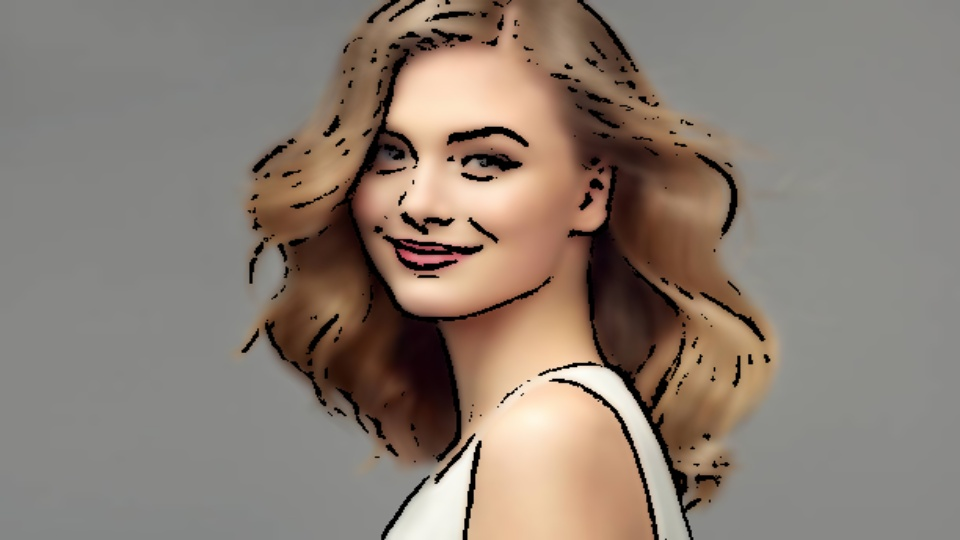
#> input picture Python/Projects/ImageCartoonifier/cartoonified_Image.jpg, 960 x 540 px
$ python -i cartoon.py   (imports and definitions only)
#> lines starting #> are read from the running program, lines starting #| are printed output that depends on the picture; after the words box and inside, x2 and y2 are one past the last pixel; in counts of white or black regions, pixels touching at a corner belong together
import cv2
import numpy as np
import easygui
import tkinter as tk
from tkinter import *


# [4 lines not run here, left out]
# [1 line that did not run here, left out]


def upload():
    ImagePath = easygui.fileopenbox()
    cartoonify(ImagePath)


def cartoonify(ImagePath):
    # Reading the Image
#> called with ImagePath = 'cartoonified_Image.jpg'
    image = cv2.imread(ImagePath)
#> image is the input picture: shape (540, 960, 3); mean B, G, R 115.3, 125.8, 138.9
    # Finding the Edges of Image
    gray = cv2.cvtColor(image, cv2.COLOR_BGR2GRAY)
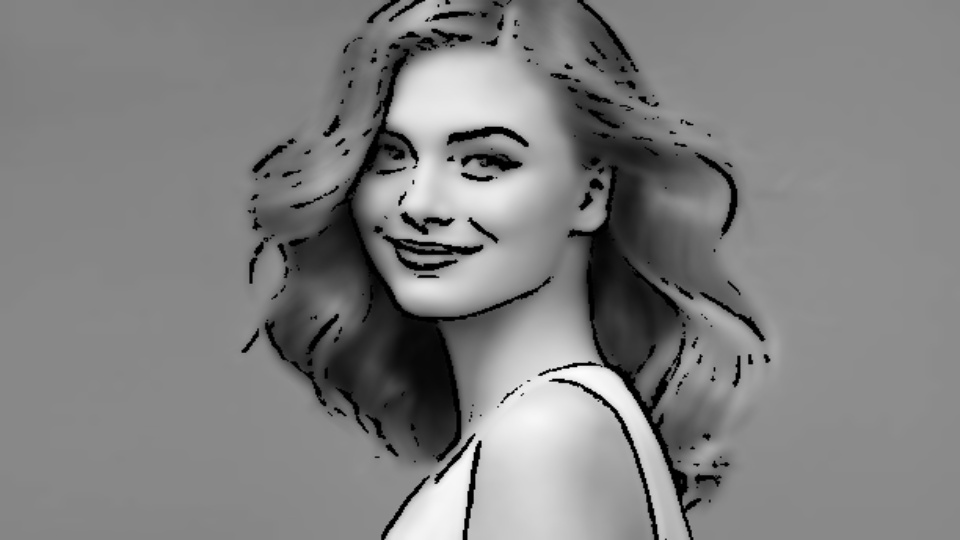
#> gray: shape (540, 960); min 0, max 253, mean 128.6
    gray = cv2.medianBlur(gray, 7)
    edges = cv2.adaptiveThreshold(gray, 255, cv2.ADAPTIVE_THRESH_MEAN_C, cv2.THRESH_BINARY, 9, 10)
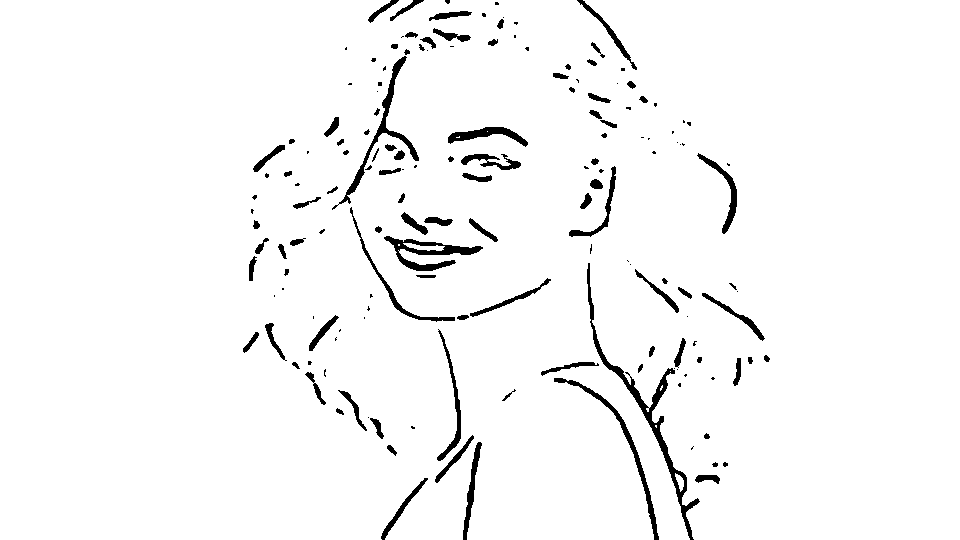
#> edges: shape (540, 960); 96.7% white; 162 black regions (67 under 20 px), largest, box (x1, y1, x2, y2) and area: (587, 263, 700, 540) 2002, (384, 236, 483, 271) 1128, (332, 56, 419, 210) 1105
    # Making a Cartoon of the image
    color = cv2.bilateralFilter(image, 12, 250, 250)
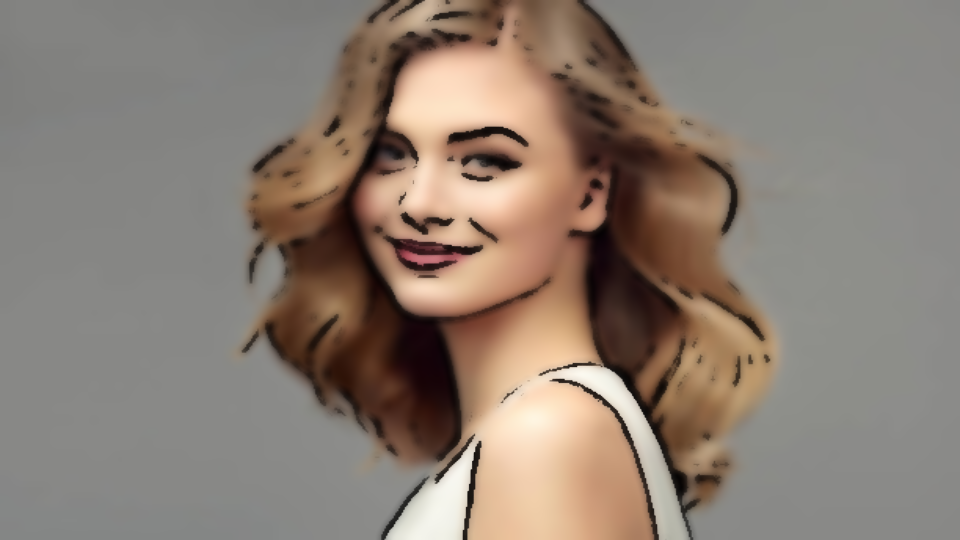
#> color: shape (540, 960, 3); mean B, G, R 115.5, 126.1, 139.2
    cartoon = cv2.bitwise_and(color, color, mask=edges)
    #Visualize the cartoon image
    cv2.imshow("Cartoon", cartoon)
    cv2.waitKey(0) # "0" is Used to close the image window
    cv2.destroyAllWindows()

    #convert to gray scale
#> (the run stopped early here; a loop or call above may not have finished)
